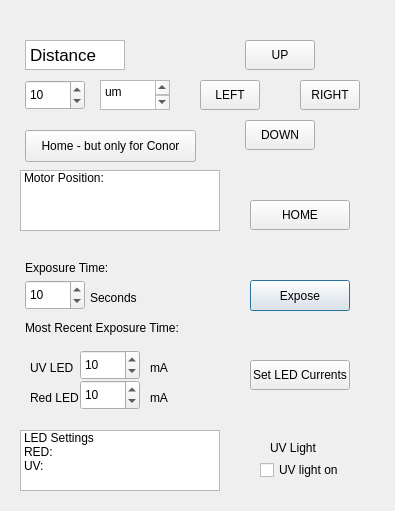
<?xml version="1.0" encoding="UTF-8"?>
<ui version="4.0">
 <class>Dialog_MotorController</class>
 <widget class="QDialog" name="Dialog_MotorController">
  <property name="geometry">
   <rect>
    <x>0</x>
    <y>0</y>
    <width>395</width>
    <height>511</height>
   </rect>
  </property>
  <property name="windowTitle">
   <string>Dialog</string>
  </property>
  <widget class="QPushButton" name="EXPOSE">
   <property name="geometry">
    <rect>
     <x>250</x>
     <y>280</y>
     <width>100</width>
     <height>31</height>
    </rect>
   </property>
   <property name="text">
    <string>Expose</string>
   </property>
  </widget>
  <widget class="QSpinBox" name="MOVE_MOTORS_ARROW_SETTING">
   <property name="geometry">
    <rect>
     <x>25</x>
     <y>80</y>
     <width>60</width>
     <height>30</height>
    </rect>
   </property>
   <property name="maximum">
    <number>1000</number>
   </property>
   <property name="value">
    <number>10</number>
   </property>
  </widget>
  <widget class="QPushButton" name="DOWN">
   <property name="geometry">
    <rect>
     <x>245</x>
     <y>120</y>
     <width>70</width>
     <height>30</height>
    </rect>
   </property>
   <property name="text">
    <string>DOWN</string>
   </property>
   <property name="shortcut">
    <string>Down</string>
   </property>
  </widget>
  <widget class="QPushButton" name="LEFT">
   <property name="geometry">
    <rect>
     <x>200</x>
     <y>80</y>
     <width>60</width>
     <height>30</height>
    </rect>
   </property>
   <property name="text">
    <string>LEFT</string>
   </property>
   <property name="shortcut">
    <string>Left</string>
   </property>
  </widget>
  <widget class="QPushButton" name="UP">
   <property name="geometry">
    <rect>
     <x>245</x>
     <y>40</y>
     <width>70</width>
     <height>30</height>
    </rect>
   </property>
   <property name="text">
    <string>UP</string>
   </property>
   <property name="shortcut">
    <string>Up</string>
   </property>
  </widget>
  <widget class="QListWidget" name="LED_SETTINGS_BOX">
   <property name="geometry">
    <rect>
     <x>20</x>
     <y>430</y>
     <width>200</width>
     <height>61</height>
    </rect>
   </property>
   <item>
    <property name="text">
     <string>LED Settings</string>
    </property>
   </item>
   <item>
    <property name="text">
     <string>RED: </string>
    </property>
   </item>
   <item>
    <property name="text">
     <string>UV: </string>
    </property>
   </item>
  </widget>
  <widget class="QPushButton" name="SET_LED_CURRENTS">
   <property name="geometry">
    <rect>
     <x>250</x>
     <y>360</y>
     <width>100</width>
     <height>30</height>
    </rect>
   </property>
   <property name="text">
    <string>Set LED Currents</string>
   </property>
  </widget>
  <widget class="QTextEdit" name="textEdit_5">
   <property name="geometry">
    <rect>
     <x>25</x>
     <y>40</y>
     <width>100</width>
     <height>30</height>
    </rect>
   </property>
   <property name="html">
    <string>&lt;!DOCTYPE HTML PUBLIC &quot;-//W3C//DTD HTML 4.0//EN&quot; &quot;http://www.w3.org/TR/REC-html40/strict.dtd&quot;&gt;
&lt;html&gt;&lt;head&gt;&lt;meta name=&quot;qrichtext&quot; content=&quot;1&quot; /&gt;&lt;meta charset=&quot;utf-8&quot; /&gt;&lt;style type=&quot;text/css&quot;&gt;
p, li { white-space: pre-wrap; }
&lt;/style&gt;&lt;/head&gt;&lt;body style=&quot; font-family:'Segoe UI'; font-size:9pt; font-weight:400; font-style:normal;&quot;&gt;
&lt;p style=&quot; margin-top:0px; margin-bottom:0px; margin-left:0px; margin-right:0px; -qt-block-indent:0; text-indent:0px;&quot;&gt;&lt;span style=&quot; font-family:'.AppleSystemUIFont'; font-size:13pt;&quot;&gt;Distance&lt;/span&gt;&lt;/p&gt;&lt;/body&gt;&lt;/html&gt;</string>
   </property>
  </widget>
  <widget class="QPushButton" name="RIGHT">
   <property name="geometry">
    <rect>
     <x>300</x>
     <y>80</y>
     <width>60</width>
     <height>30</height>
    </rect>
   </property>
   <property name="text">
    <string>RIGHT</string>
   </property>
   <property name="shortcut">
    <string>Right</string>
   </property>
  </widget>
  <widget class="QPushButton" name="HOME">
   <property name="geometry">
    <rect>
     <x>250</x>
     <y>200</y>
     <width>100</width>
     <height>30</height>
    </rect>
   </property>
   <property name="text">
    <string>HOME</string>
   </property>
  </widget>
  <widget class="QPlainTextEdit" name="X_POS_4">
   <property name="geometry">
    <rect>
     <x>100</x>
     <y>80</y>
     <width>70</width>
     <height>30</height>
    </rect>
   </property>
   <property name="plainText">
    <string>um
</string>
   </property>
  </widget>
  <widget class="QPushButton" name="HOME_CONOR">
   <property name="geometry">
    <rect>
     <x>25</x>
     <y>130</y>
     <width>171</width>
     <height>32</height>
    </rect>
   </property>
   <property name="text">
    <string>Home - but only for Conor</string>
   </property>
  </widget>
  <widget class="QCheckBox" name="UV_ON_CHECKBOX">
   <property name="geometry">
    <rect>
     <x>260</x>
     <y>460</y>
     <width>81</width>
     <height>20</height>
    </rect>
   </property>
   <property name="text">
    <string>UV light on</string>
   </property>
  </widget>
  <widget class="QSpinBox" name="EXPOSURE_TIME_SETTING">
   <property name="geometry">
    <rect>
     <x>25</x>
     <y>280</y>
     <width>60</width>
     <height>30</height>
    </rect>
   </property>
   <property name="maximum">
    <number>1000</number>
   </property>
   <property name="value">
    <number>10</number>
   </property>
  </widget>
  <widget class="QLabel" name="label">
   <property name="geometry">
    <rect>
     <x>90</x>
     <y>290</y>
     <width>49</width>
     <height>16</height>
    </rect>
   </property>
   <property name="text">
    <string>Seconds</string>
   </property>
  </widget>
  <widget class="QSpinBox" name="RED_CURRENT_SETTING">
   <property name="geometry">
    <rect>
     <x>80</x>
     <y>380</y>
     <width>60</width>
     <height>30</height>
    </rect>
   </property>
   <property name="maximum">
    <number>1000</number>
   </property>
   <property name="value">
    <number>10</number>
   </property>
  </widget>
  <widget class="QLabel" name="label_2">
   <property name="geometry">
    <rect>
     <x>150</x>
     <y>390</y>
     <width>49</width>
     <height>16</height>
    </rect>
   </property>
   <property name="text">
    <string>mA</string>
   </property>
  </widget>
  <widget class="QSpinBox" name="UV_CURRENT_SETTING">
   <property name="geometry">
    <rect>
     <x>80</x>
     <y>350</y>
     <width>60</width>
     <height>30</height>
    </rect>
   </property>
   <property name="maximum">
    <number>1000</number>
   </property>
   <property name="value">
    <number>10</number>
   </property>
  </widget>
  <widget class="QLabel" name="label_3">
   <property name="geometry">
    <rect>
     <x>150</x>
     <y>360</y>
     <width>49</width>
     <height>16</height>
    </rect>
   </property>
   <property name="text">
    <string>mA</string>
   </property>
  </widget>
  <widget class="QLabel" name="label_4">
   <property name="geometry">
    <rect>
     <x>30</x>
     <y>390</y>
     <width>49</width>
     <height>16</height>
    </rect>
   </property>
   <property name="text">
    <string>Red LED</string>
   </property>
  </widget>
  <widget class="QLabel" name="label_5">
   <property name="geometry">
    <rect>
     <x>30</x>
     <y>360</y>
     <width>49</width>
     <height>16</height>
    </rect>
   </property>
   <property name="text">
    <string>UV LED</string>
   </property>
  </widget>
  <widget class="QLabel" name="label_6">
   <property name="geometry">
    <rect>
     <x>25</x>
     <y>260</y>
     <width>101</width>
     <height>16</height>
    </rect>
   </property>
   <property name="text">
    <string>Exposure Time:</string>
   </property>
  </widget>
  <widget class="QLabel" name="PREVIOUS_EXPOSURE_TIME_">
   <property name="geometry">
    <rect>
     <x>25</x>
     <y>320</y>
     <width>161</width>
     <height>16</height>
    </rect>
   </property>
   <property name="text">
    <string>Most Recent Exposure Time: </string>
   </property>
  </widget>
  <widget class="QListWidget" name="listWidget">
   <property name="geometry">
    <rect>
     <x>20</x>
     <y>170</y>
     <width>200</width>
     <height>61</height>
    </rect>
   </property>
   <item>
    <property name="text">
     <string>Motor Position:</string>
    </property>
   </item>
  </widget>
  <widget class="QLabel" name="label_7">
   <property name="geometry">
    <rect>
     <x>270</x>
     <y>440</y>
     <width>49</width>
     <height>16</height>
    </rect>
   </property>
   <property name="text">
    <string>UV Light</string>
   </property>
  </widget>
 </widget>
 <resources/>
 <connections/>
</ui>
